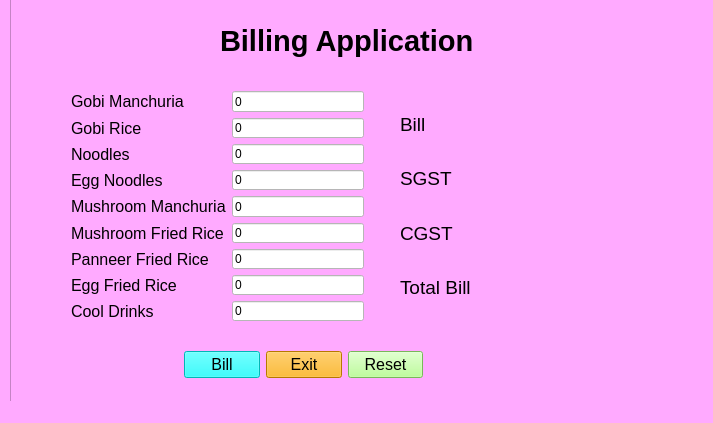
<?xml version="1.0" encoding="UTF-8"?>
<ui version="4.0">
 <class>MainWindow</class>
 <widget class="QMainWindow" name="MainWindow">
  <property name="geometry">
   <rect>
    <x>0</x>
    <y>0</y>
    <width>713</width>
    <height>423</height>
   </rect>
  </property>
  <property name="windowTitle">
   <string>MainWindow</string>
  </property>
  <property name="styleSheet">
   <string notr="true">background-color: rgb(255, 170, 255);</string>
  </property>
  <widget class="QWidget" name="centralwidget">
   <widget class="QFrame" name="frame">
    <property name="geometry">
     <rect>
      <x>10</x>
      <y>-10</y>
      <width>821</width>
      <height>531</height>
     </rect>
    </property>
    <property name="frameShape">
     <enum>QFrame::StyledPanel</enum>
    </property>
    <property name="frameShadow">
     <enum>QFrame::Raised</enum>
    </property>
    <widget class="QLabel" name="label">
     <property name="geometry">
      <rect>
       <x>210</x>
       <y>20</y>
       <width>291</width>
       <height>61</height>
      </rect>
     </property>
     <property name="font">
      <font>
       <pointsize>22</pointsize>
       <weight>75</weight>
       <bold>true</bold>
      </font>
     </property>
     <property name="text">
      <string>Billing Application</string>
     </property>
    </widget>
    <widget class="QWidget" name="">
     <property name="geometry">
      <rect>
       <x>61</x>
       <y>101</y>
       <width>293</width>
       <height>230</height>
      </rect>
     </property>
     <layout class="QGridLayout" name="gridLayout">
      <item row="0" column="0">
       <widget class="QLabel" name="label_2">
        <property name="font">
         <font>
          <pointsize>12</pointsize>
         </font>
        </property>
        <property name="text">
         <string>Gobi Manchuria</string>
        </property>
       </widget>
      </item>
      <item row="0" column="1">
       <widget class="QLineEdit" name="lineEdit">
        <property name="styleSheet">
         <string notr="true">background-color: rgb(255, 255, 255);</string>
        </property>
        <property name="text">
         <string>0</string>
        </property>
       </widget>
      </item>
      <item row="1" column="0">
       <widget class="QLabel" name="label_3">
        <property name="font">
         <font>
          <pointsize>12</pointsize>
         </font>
        </property>
        <property name="text">
         <string>Gobi Rice</string>
        </property>
       </widget>
      </item>
      <item row="1" column="1">
       <widget class="QLineEdit" name="lineEdit_2">
        <property name="styleSheet">
         <string notr="true">background-color: rgb(255, 255, 255);</string>
        </property>
        <property name="text">
         <string>0</string>
        </property>
       </widget>
      </item>
      <item row="2" column="0">
       <widget class="QLabel" name="label_4">
        <property name="font">
         <font>
          <pointsize>12</pointsize>
         </font>
        </property>
        <property name="text">
         <string>Noodles</string>
        </property>
       </widget>
      </item>
      <item row="2" column="1">
       <widget class="QLineEdit" name="lineEdit_3">
        <property name="styleSheet">
         <string notr="true">background-color: rgb(255, 255, 255);</string>
        </property>
        <property name="text">
         <string>0</string>
        </property>
       </widget>
      </item>
      <item row="3" column="0">
       <widget class="QLabel" name="label_5">
        <property name="font">
         <font>
          <pointsize>12</pointsize>
         </font>
        </property>
        <property name="text">
         <string>Egg Noodles</string>
        </property>
       </widget>
      </item>
      <item row="3" column="1">
       <widget class="QLineEdit" name="lineEdit_4">
        <property name="styleSheet">
         <string notr="true">background-color: rgb(255, 255, 255);</string>
        </property>
        <property name="text">
         <string>0</string>
        </property>
       </widget>
      </item>
      <item row="4" column="0">
       <widget class="QLabel" name="label_6">
        <property name="font">
         <font>
          <pointsize>12</pointsize>
         </font>
        </property>
        <property name="text">
         <string>Mushroom Manchuria</string>
        </property>
       </widget>
      </item>
      <item row="4" column="1">
       <widget class="QLineEdit" name="lineEdit_5">
        <property name="styleSheet">
         <string notr="true">background-color: rgb(255, 255, 255);</string>
        </property>
        <property name="text">
         <string>0</string>
        </property>
       </widget>
      </item>
      <item row="5" column="0">
       <widget class="QLabel" name="label_7">
        <property name="font">
         <font>
          <pointsize>12</pointsize>
         </font>
        </property>
        <property name="text">
         <string>Mushroom Fried Rice</string>
        </property>
       </widget>
      </item>
      <item row="5" column="1">
       <widget class="QLineEdit" name="lineEdit_6">
        <property name="styleSheet">
         <string notr="true">background-color: rgb(255, 255, 255);</string>
        </property>
        <property name="text">
         <string>0</string>
        </property>
       </widget>
      </item>
      <item row="6" column="0">
       <widget class="QLabel" name="label_8">
        <property name="font">
         <font>
          <pointsize>12</pointsize>
         </font>
        </property>
        <property name="text">
         <string>Panneer Fried Rice</string>
        </property>
       </widget>
      </item>
      <item row="6" column="1">
       <widget class="QLineEdit" name="lineEdit_7">
        <property name="styleSheet">
         <string notr="true">background-color: rgb(255, 255, 255);</string>
        </property>
        <property name="text">
         <string>0</string>
        </property>
       </widget>
      </item>
      <item row="7" column="0">
       <widget class="QLabel" name="label_9">
        <property name="font">
         <font>
          <pointsize>12</pointsize>
         </font>
        </property>
        <property name="text">
         <string>Egg Fried Rice</string>
        </property>
       </widget>
      </item>
      <item row="7" column="1">
       <widget class="QLineEdit" name="lineEdit_8">
        <property name="styleSheet">
         <string notr="true">background-color: rgb(255, 255, 255);</string>
        </property>
        <property name="text">
         <string>0</string>
        </property>
       </widget>
      </item>
      <item row="8" column="0">
       <widget class="QLabel" name="label_10">
        <property name="font">
         <font>
          <pointsize>12</pointsize>
         </font>
        </property>
        <property name="text">
         <string>Cool Drinks</string>
        </property>
       </widget>
      </item>
      <item row="8" column="1">
       <widget class="QLineEdit" name="lineEdit_9">
        <property name="styleSheet">
         <string notr="true">background-color: rgb(255, 255, 255);</string>
        </property>
        <property name="text">
         <string>0</string>
        </property>
       </widget>
      </item>
     </layout>
    </widget>
    <widget class="QWidget" name="">
     <property name="geometry">
      <rect>
       <x>390</x>
       <y>110</y>
       <width>281</width>
       <height>211</height>
      </rect>
     </property>
     <layout class="QGridLayout" name="gridLayout_2">
      <item row="0" column="0">
       <widget class="QLabel" name="label_11">
        <property name="font">
         <font>
          <pointsize>14</pointsize>
         </font>
        </property>
        <property name="text">
         <string>Bill</string>
        </property>
       </widget>
      </item>
      <item row="0" column="1">
       <widget class="QLabel" name="label_15">
        <property name="font">
         <font>
          <pointsize>12</pointsize>
         </font>
        </property>
        <property name="text">
         <string/>
        </property>
       </widget>
      </item>
      <item row="1" column="0">
       <widget class="QLabel" name="label_12">
        <property name="font">
         <font>
          <pointsize>14</pointsize>
         </font>
        </property>
        <property name="text">
         <string>SGST</string>
        </property>
       </widget>
      </item>
      <item row="1" column="1">
       <widget class="QLabel" name="label_16">
        <property name="font">
         <font>
          <pointsize>12</pointsize>
         </font>
        </property>
        <property name="text">
         <string/>
        </property>
       </widget>
      </item>
      <item row="2" column="0">
       <widget class="QLabel" name="label_13">
        <property name="font">
         <font>
          <pointsize>14</pointsize>
         </font>
        </property>
        <property name="text">
         <string>CGST</string>
        </property>
       </widget>
      </item>
      <item row="2" column="1">
       <widget class="QLabel" name="label_17">
        <property name="font">
         <font>
          <pointsize>12</pointsize>
         </font>
        </property>
        <property name="text">
         <string/>
        </property>
       </widget>
      </item>
      <item row="3" column="0">
       <widget class="QLabel" name="label_14">
        <property name="font">
         <font>
          <pointsize>14</pointsize>
         </font>
        </property>
        <property name="text">
         <string>Total Bill</string>
        </property>
       </widget>
      </item>
      <item row="3" column="1">
       <widget class="QLabel" name="label_18">
        <property name="font">
         <font>
          <pointsize>12</pointsize>
         </font>
        </property>
        <property name="text">
         <string/>
        </property>
       </widget>
      </item>
     </layout>
    </widget>
    <widget class="QWidget" name="">
     <property name="geometry">
      <rect>
       <x>174</x>
       <y>360</y>
       <width>239</width>
       <height>29</height>
      </rect>
     </property>
     <layout class="QHBoxLayout" name="horizontalLayout">
      <item>
       <widget class="QPushButton" name="pushButton">
        <property name="font">
         <font>
          <pointsize>12</pointsize>
          <weight>50</weight>
          <bold>false</bold>
         </font>
        </property>
        <property name="styleSheet">
         <string notr="true">
background-color: rgb(0, 255, 255);
</string>
        </property>
        <property name="text">
         <string>Bill</string>
        </property>
       </widget>
      </item>
      <item>
       <widget class="QPushButton" name="pushButton_3">
        <property name="font">
         <font>
          <pointsize>12</pointsize>
         </font>
        </property>
        <property name="styleSheet">
         <string notr="true">background-color: rgb(255, 170, 0);</string>
        </property>
        <property name="text">
         <string>Exit</string>
        </property>
       </widget>
      </item>
      <item>
       <widget class="QPushButton" name="pushButton_2">
        <property name="font">
         <font>
          <pointsize>12</pointsize>
         </font>
        </property>
        <property name="styleSheet">
         <string notr="true">background-color: rgb(170, 255, 127);</string>
        </property>
        <property name="text">
         <string>Reset</string>
        </property>
       </widget>
      </item>
     </layout>
    </widget>
   </widget>
  </widget>
  <widget class="QMenuBar" name="menubar">
   <property name="geometry">
    <rect>
     <x>0</x>
     <y>0</y>
     <width>713</width>
     <height>21</height>
    </rect>
   </property>
  </widget>
  <widget class="QStatusBar" name="statusbar"/>
 </widget>
 <resources/>
 <connections/>
</ui>
